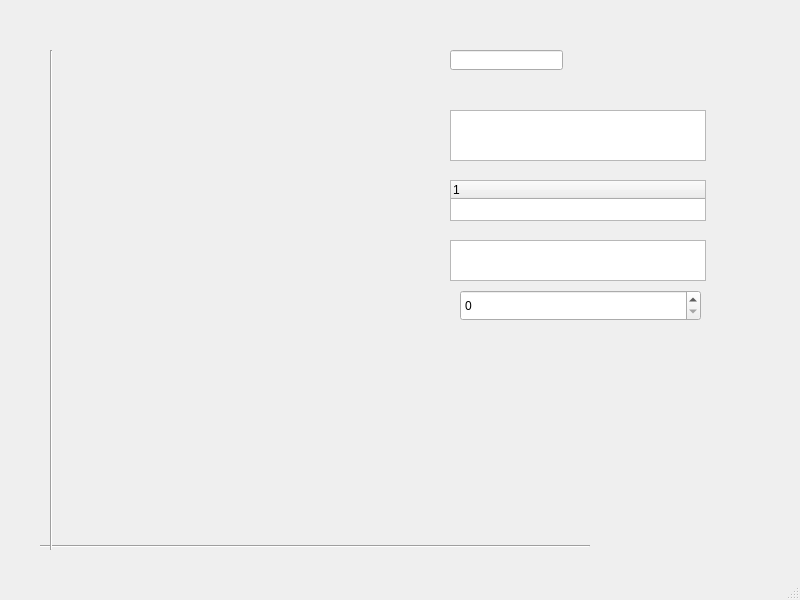
<?xml version="1.0" encoding="UTF-8"?>
<ui version="4.0">
 <class>MainWindow</class>
 <widget class="QMainWindow" name="MainWindow">
  <property name="geometry">
   <rect>
    <x>0</x>
    <y>0</y>
    <width>800</width>
    <height>600</height>
   </rect>
  </property>
  <property name="windowTitle">
   <string>MainWindow</string>
  </property>
  <widget class="QWidget" name="centralwidget">
   <widget class="QLineEdit" name="lineEdit">
    <property name="geometry">
     <rect>
      <x>450</x>
      <y>50</y>
      <width>113</width>
      <height>20</height>
     </rect>
    </property>
   </widget>
   <widget class="Line" name="line_2">
    <property name="geometry">
     <rect>
      <x>40</x>
      <y>545</y>
      <width>550</width>
      <height>3</height>
     </rect>
    </property>
    <property name="orientation">
     <enum>Qt::Horizontal</enum>
    </property>
    <property name="coordinat lines" stdset="0">
     <string/>
    </property>
   </widget>
   <widget class="Line" name="line">
    <property name="geometry">
     <rect>
      <x>50</x>
      <y>50</y>
      <width>3</width>
      <height>500</height>
     </rect>
    </property>
    <property name="orientation">
     <enum>Qt::Vertical</enum>
    </property>
    <property name="coordinat lines" stdset="0">
     <string/>
    </property>
   </widget>
   <widget class="QListWidget" name="listWidget">
    <property name="geometry">
     <rect>
      <x>450</x>
      <y>110</y>
      <width>256</width>
      <height>51</height>
     </rect>
    </property>
   </widget>
   <widget class="QTreeWidget" name="treeWidget">
    <property name="geometry">
     <rect>
      <x>450</x>
      <y>180</y>
      <width>256</width>
      <height>41</height>
     </rect>
    </property>
    <column>
     <property name="text">
      <string notr="true">1</string>
     </property>
    </column>
   </widget>
   <widget class="QTableWidget" name="tableWidget">
    <property name="geometry">
     <rect>
      <x>450</x>
      <y>240</y>
      <width>256</width>
      <height>41</height>
     </rect>
    </property>
   </widget>
   <widget class="QSpinBox" name="spinBox">
    <property name="geometry">
     <rect>
      <x>460</x>
      <y>290</y>
      <width>241</width>
      <height>31</height>
     </rect>
    </property>
   </widget>
  </widget>
  <widget class="QMenuBar" name="menubar">
   <property name="geometry">
    <rect>
     <x>0</x>
     <y>0</y>
     <width>800</width>
     <height>21</height>
    </rect>
   </property>
  </widget>
  <widget class="QStatusBar" name="statusbar"/>
 </widget>
 <resources/>
 <connections/>
</ui>
